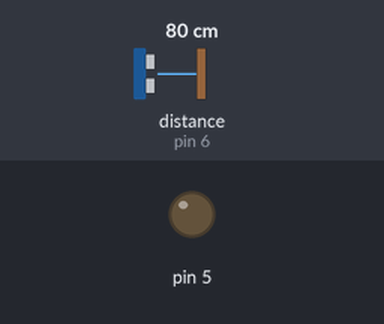
Bench run of a sketch on a simulated Arduino Uno, built with avr-gcc and run on an emulated ATmega328P. Parts: output pins drawn as LEDs (lit = HIGH). Wiring (inferred from the names in the program): ultrasonic range finder: trigger pin 7; echo pin 6. Inputs (shaded band) come from the test bench; at power-on: distance to the obstacle (sensor on pin 6) 80 cm. The echo pulse lasts 58.3 µs per cm; pins used as bus, display or sensor lines are not drawn.

Above: at 1.9 s.
2.0 s: distance to the obstacle (sensor on pin 6) set to 120 cm
3.5 s: distance to the obstacle (sensor on pin 6) set to 127 cm
At 5.1 s:
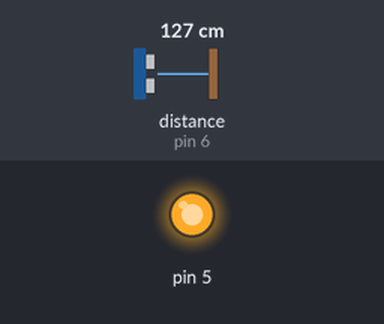
6.0 s: distance to the obstacle (sensor on pin 6) set to 2 cm
At 7.0 s:
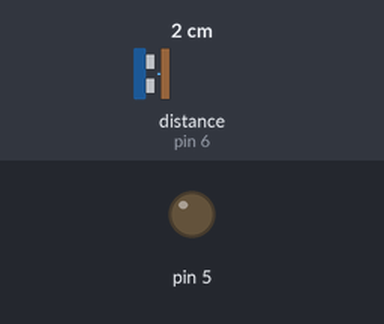
8.2 s: distance to the obstacle (sensor on pin 6) set to 250 cm
At 9.3 s:
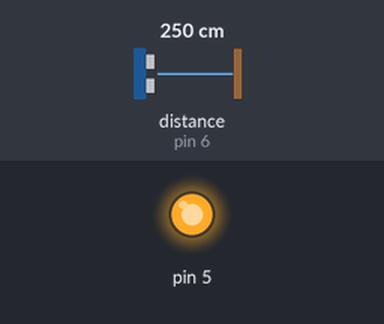
Timing chart, 0 to 11.2 s (numbered marks = the images above; inputs shaded):
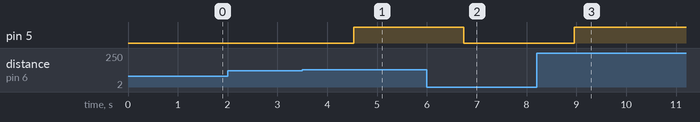

Measured:
- the behaviour switches between 122 and 123 cm on distance to the obstacle (sensor on pin 6) (found by bisection; images 0 and 1)
- after the input at 2.0 s, every drawn part: stays the same
- after the input at 3.5 s, pin 5: LOW → HIGH after 1.0 s
- after the input at 6.0 s, pin 5: HIGH → LOW after 0.74 s
- after the input at 8.2 s, pin 5: LOW → HIGH after 0.76 s

The sketch:

controlling_relay_with_hcsr04_arduino.ino
```cpp
/*
Arduino IDE version: 1.8.3
Tested on : ARBD-1
Microcontroller:ATMEGA 328p
Written by:Mohammad Waqas
Date:26/06/2019
*/
const int pingPin = 7; // Trigger Pin of Ultrasonic Sensor
const int echoPin = 6; // Echo Pin of Ultrasonic Sensor

void setup() {
   Serial.begin(9600); // Starting Serial Terminal
   pinMode(5,OUTPUT);
}

void loop() {
   long duration, feet, cm;
   pinMode(pingPin, OUTPUT);
   digitalWrite(pingPin, LOW);
   delayMicroseconds(2);
   digitalWrite(pingPin, HIGH);
   delayMicroseconds(10);
   digitalWrite(pingPin, LOW);
   pinMode(echoPin, INPUT);
   duration = pulseIn(echoPin, HIGH);
   feet = microsecondsTofeet(duration);
   cm = microsecondsToCentimeters(duration);

   /*Serial.print(feet);
   Serial.print("feet, ");
   Serial.print(cm);
   Serial.print("cm");
   Serial.println();*/
   delay(100);
   if(feet>=4)
   {
     digitalWrite(5,HIGH);
     delay(1000);
   }
   else
   {digitalWrite(5,LOW);
     delay(1000);
   }
}

long microsecondsTofeet(long duration) {
   return duration / 888 / 2;//converting 343m/s into foot/us
				//divide by 2 is for the wave going and returning
}
long microsecondsToCentimeters(long microseconds) {
   return microseconds / 29 / 2;//converting 343m/s into cm/us
}				//divide by 2 is for the wave going and returning
```
